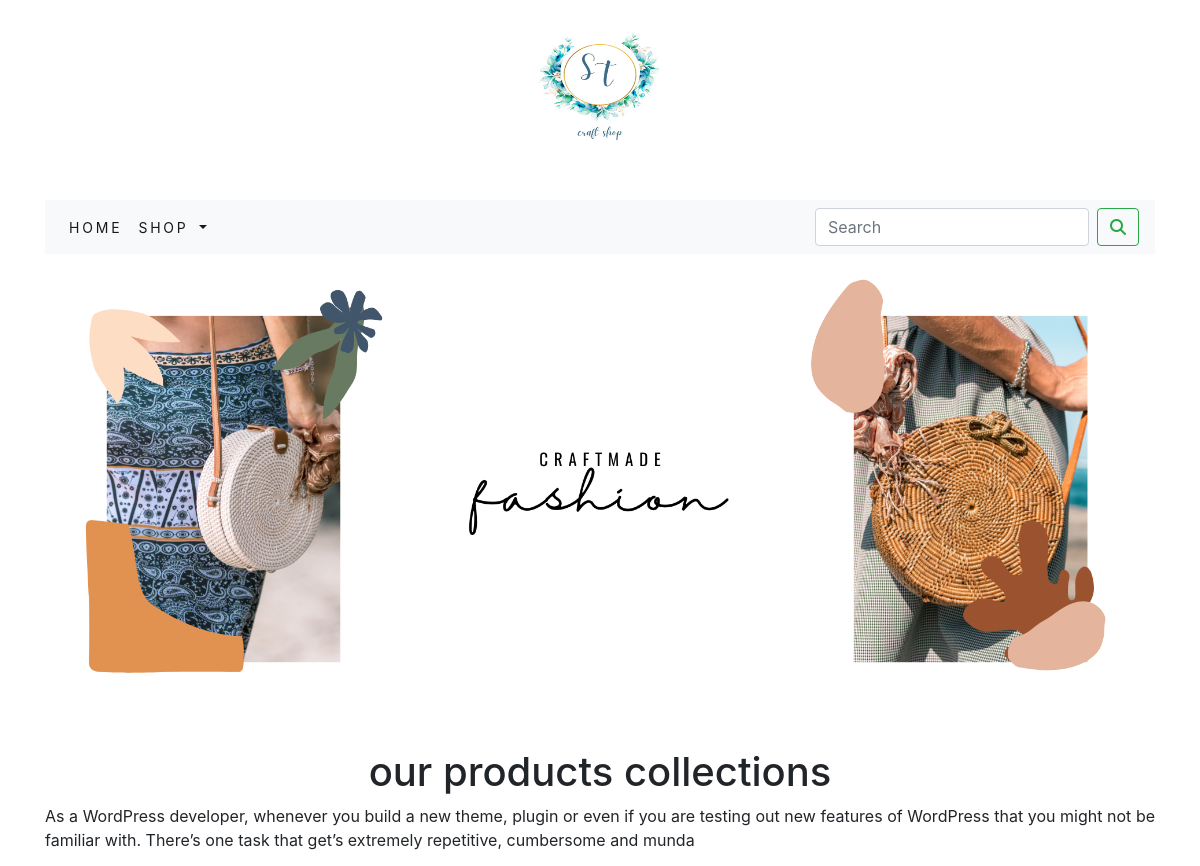
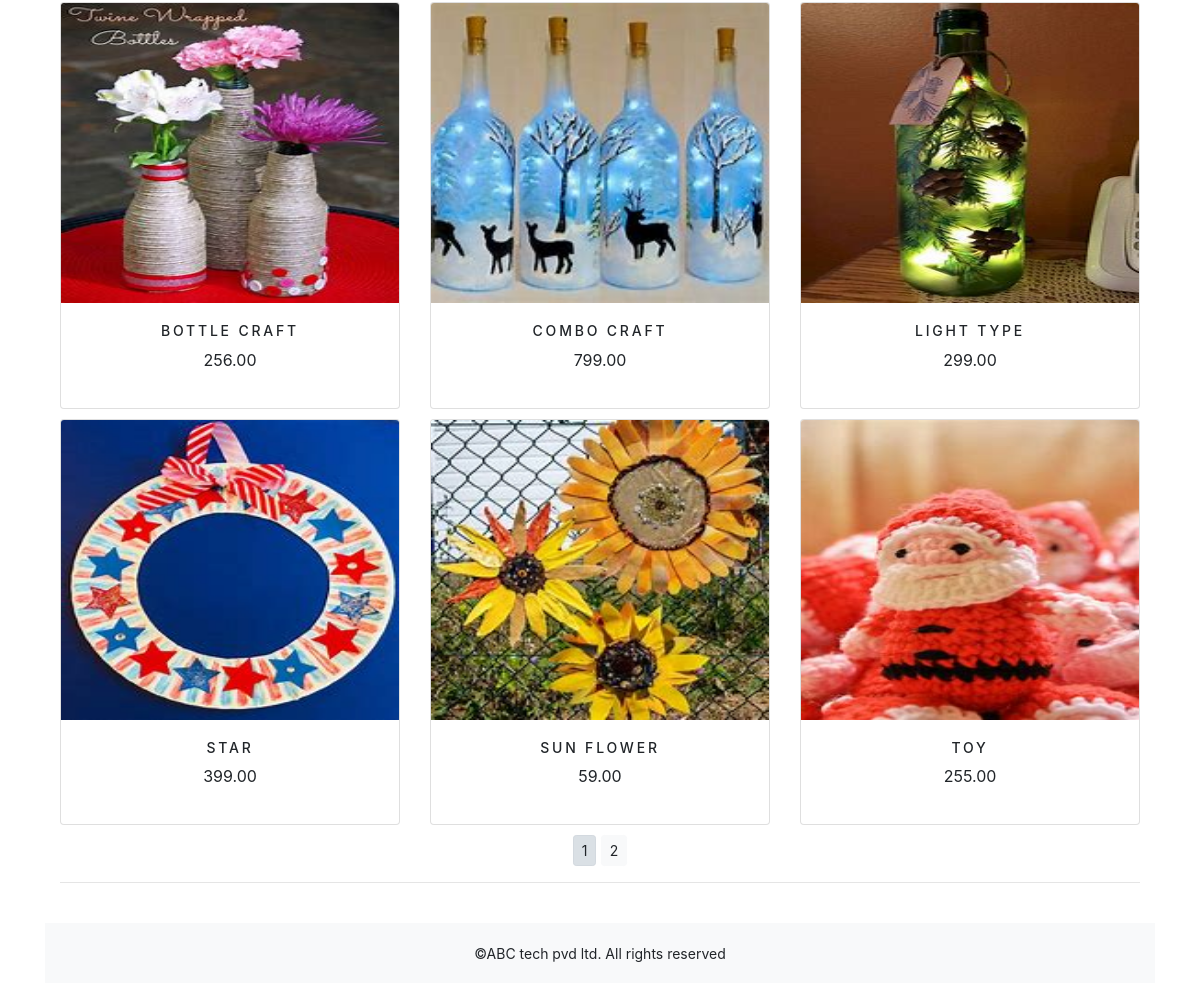
The app's page /shop/ with its own data (2 pictures, top to bottom).
### shop/models.py (models this page shows, shortened)
class Product(models.Model):
    name=models.CharField(max_length=250,unique=True)
    slug=models.SlugField(max_length=250,unique=True)
    disc=models.TextField(blank=True)
    price=models.DecimalField(max_digits=10,decimal_places=2)
    category=models.ForeignKey(Category,on_delete=models.CASCADE)
    img=models.ImageField(upload_to='product',blank=True)
    stock=models.IntegerField()
    available=models.BooleanField(default=True)
    created=models.DateTimeField(auto_now_add=True)
    updated=models.DateTimeField(auto_now=True)
    class Meta:
        ordering=('name',)
        verbose_name='product'
        verbose_name_plural='products'
    def get_url(self):
        return reverse('shop:procatdetail',args=[self.category.slug,self.slug])

### shop/views.py (the view)
# urls.py: path('',views.allProdCat,name='allProdCat'),
def allProdCat(request,c_slug=None):
    c_page=None
    products_list=None
    if c_slug!=None:
        c_page=get_object_or_404(Category,slug=c_slug)
        products_list=Product.objects.all().filter(category=c_page,available=True)
    else:
        products_list=Product.objects.all().filter(available=True)
    paginator=Paginator(products_list,6)
    try:
        page=int(request.GET.get('page','1'))
    except:
        page=1
    try:
        products=paginator.page(page)
    except(EmptyPage,InvalidPage):
        products=paginator.page(paginator.num_pages)
    return render(request,"category.html",{'category':c_page,'products':products})

### cart/context_processors.py (called while the page is built)
def counter(request):
    item_count=0
    if 'admin' in request.path:
        return {}
    else:
        try:
            cart=Cart.objects.filter(cart_id=_cart_id(request))
            car_items=CartItem.objects.all().filter(cart=cart[:1])
            for cart_item in car_items:
                item_count += cart_item.quantity
        except Cart.DoesNotExist:
            item_count=0
    return dict(item_count=item_count)

### cart/views.py (called while the page is built)
def _cart_id(request):
    cart=request.session.session_key
    if not cart:
        cart=request.session.create()
    return cart

### shop/context_processors.py (called while the page is built)
def menu_links(request):
    links=Category.objects.all()
    return dict(links=links)

### shop/models.py (called while the page is built)
    def get_url(self):
        return reverse('shop:products_by_category',args=[self.slug])

### templates/category.html (shortened to what this page needs)
{% extends 'base.html' %}
{% load static %}
{% block content %}
   <div class="mx_auto">
       {% if category %}
       <img class="my_image" src="{{category.img.url}}" alt="{{category.name}}">
   </div>
<br>
   <div>
       <h1 class="text-center my_tittle">{{category.name}}</h1>
       <p class="text-justify">{{category.disc}}</p>
   </div>
       {% else %}
        <div>
            <img class="my_image my_image_padding" src="{% static 'img/banner1.png' %}" alt="our products" width="1250px;">
        </div>
<br>
        <div>
            <h1 class="text-center my_tittle">our products collections</h1>
            <p class="text-justify">As a WordPress developer, whenever you build a new theme, plugin or even if you are testing out new features of WordPress that you might not be familiar with. There’s one task that get’s extremely repetitive, cumbersome and munda</p>
        </div>
       {% endif %}
       <div class="container">
           <div class="row mx_auto">
               {% for product in products.object_list %}
               <div class="my_bottom_margin col-9 col-sm-12 col-md-4 col-lg-4">
                   <div class="card text-center" style="min-width:18rem;">
                       <a href="{{product.get_url}}"><img class="card-img-top" src="{{product.img.url}}" alt="{{product.name}}" width="100px;" height="300px;"></a>
                       <div class="card-body">
                           <h4>{{product.name}}</h4>
                           <p>{{product.price}}</p>
                       </div>
                   </div>
               </div>
               {% endfor %}
           </div>
           <div class="mx-auto">
               {% if products.paginator.num_pages > 1 %}
               <div class="text-center">
                   {% for pg in products.paginator.page_range %}
                   <a href="?page={{pg}}" class="btn btn-light btn-sm {% if products.number == pg %} active {% endif %}">{{pg}}</a>
                   {% endfor %}
               </div>
               {% endif %}<hr>
           </div>
           <br>
       </div>
{% endblock %}

### templates/base.html (shortened to what this page needs)
{% load static %}
<!DOCTYPE html>
<html lang="en">
<head>
    <link rel="stylesheet" href="{% static 'css/custom.css' %}">
    <link rel="stylesheet" href="{% static 'css/bootstrap.min.css' %}">
</head>
<body>
<div class="container">
{% include 'header.html' %}
{% include 'nav.html' %}
{% block content %}
{% endblock %}
</div>
    {% include 'footer.html' %}
</body>
</html>

### templates/header.html
{% load static %}
<header>
    <center>
        <a href="{% url 'shop:allProdCat' %}"><img src="{% static 'img/logo2.png' %}" alt="logoimage" width="200px;" height="200px;">
    </center>
</header>

### templates/nav.html (shortened to what this page needs)
<nav class="navbar navbar-expand-lg navbar-light bg-light">
  <div class="collapse navbar-collapse" id="navbarSupportedContent">
    <ul class="navbar-nav mr-auto">
      <li class="nav-item active">
        <a class="nav-link" href="#">Home <span class="sr-only">(current)</span></a>
      </li>
      <li class="nav-item dropdown {% if 'shop' in request.path %} active {% endif %}">
        <a class="nav-link dropdown-toggle" href="#" id="navbarDropdown" role="button" data-toggle="dropdown" aria-haspopup="true" aria-expanded="false">
          shop
        </a>
      </li>
    </ul>
    <form class="d-flex" action="{% url 'search_app:SearchResult' %}" method="get">
      <input class="form-control mr-sm-2" type="search" placeholder="Search" name="q" aria-label="Search">
      <button class="btn btn-outline-success my-2 my-sm-0" type="submit"><i class="fa fa-search"></i></button>
    </form>
  </div>
</nav>

### templates/footer.html
<div class="footer navbar-fixed-bottom my_footer">
  <p class="text-center">&copy;ABC tech pvd ltd. All rights reserved</p>
</div>

### static/css/custom.css (style rules this page uses)
body { font-family: 'Roboto', sans-serif; }
.nav-item { letter-spacing: .2em; font-size: 14px; text-transform:uppercase; }
.my_footer { background-color:#f8f9fa; height:60px; }
.my_footer p { padding-top:20px; font-size:14px; }
.my_image { width:100%; height:auto; }
.my_image_padding { padding:5px; }
.my_bottom_margin { margin-bottom:10px; }
.card-body h4 { font-size:14px; text-transform:uppercase; letter-spacing:.2em; }

### records on screen
Product: img (picture), name "BOTTLE CRAFT", price "256.00"
Product: img (picture), name "COMBO CRAFT", price "799.00"
Product: img (picture), name "LIGHT TYPE", price "299.00"
Product: img (picture), name "STAR", price "399.00"
Product: img (picture), name "SUN FLOWER", price "59.00"
Product: img (picture), name "TOY", price "255.00"

### other values on screen
{{ pg }} "1" "2"
